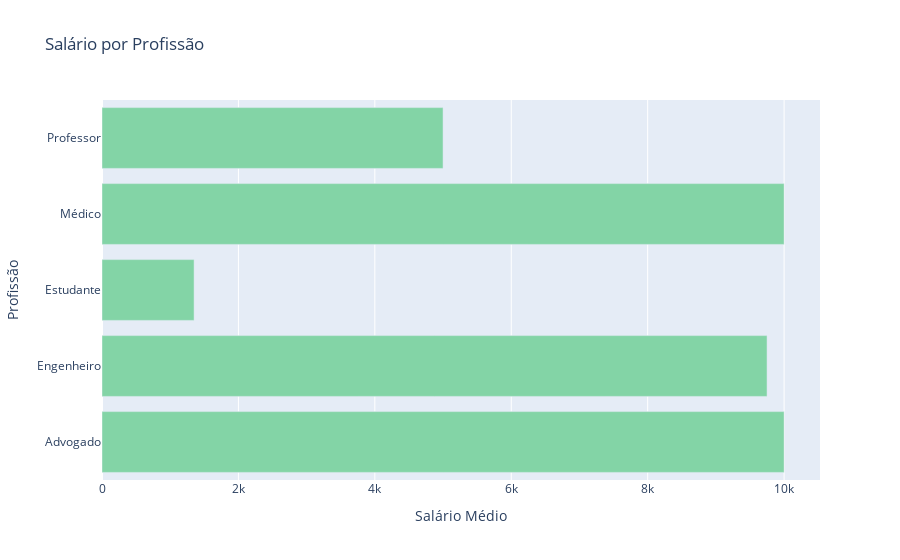

Notebook code cell kept with this figure:
### Markdown cell above
----------

### Code cell
# Agrupando os dados do DataFrame por profissão e calculando a média do salário para cada profissão
salario_por_profissao = df.groupby('Profissão')['Salário'].mean().reset_index()

# Criando o gráfico de barras horizontais, muito semelhante a biblioteca matplot
fig = px.bar(salario_por_profissao, x = 'Salário', y = 'Profissão', orientation = 'h', color_discrete_sequence=['#83d4a6'],
            title = 'Salário por Profissão',
            labels = {'Salário': 'Salário Médio', 'Profissão': 'Profissão'})

# Exibindo o gráfico
fig.show()

### Figure 1 — Plotly figure (JSON) as saved in the notebook; plotly's stock layout.template omitted (floating-point values rounded to 4 significant figures)
{"data": [{"hovertemplate": "Salário Médio=%{x}<br>Profissão=%{y}<extra></extra>", "legendgroup": "", "marker": {"color": "#83d4a6", "pattern": {"shape": ""}}, "name": "", "orientation": "h", "showlegend": false, "textposition": "auto", "type": "bar", "x": [10000.0, 9750.0, 1350.0, 10000.0, 5000.0], "xaxis": "x", "y": ["Advogado", "Engenheiro", "Estudante", "Médico", "Professor"], "yaxis": "y"}], "layout": {"barmode": "relative", "legend": {"tracegroupgap": 0}, "title": {"text": "Salário por Profissão"}, "xaxis": {"anchor": "y", "domain": [0, 1], "title": {"text": "Salário Médio"}}, "yaxis": {"anchor": "x", "domain": [0, 1], "title": {"text": "Profissão"}}}}
